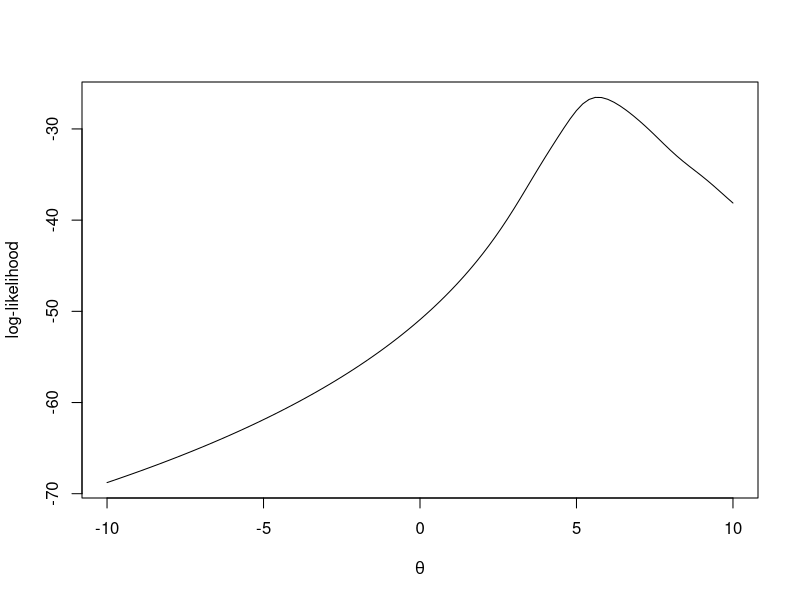
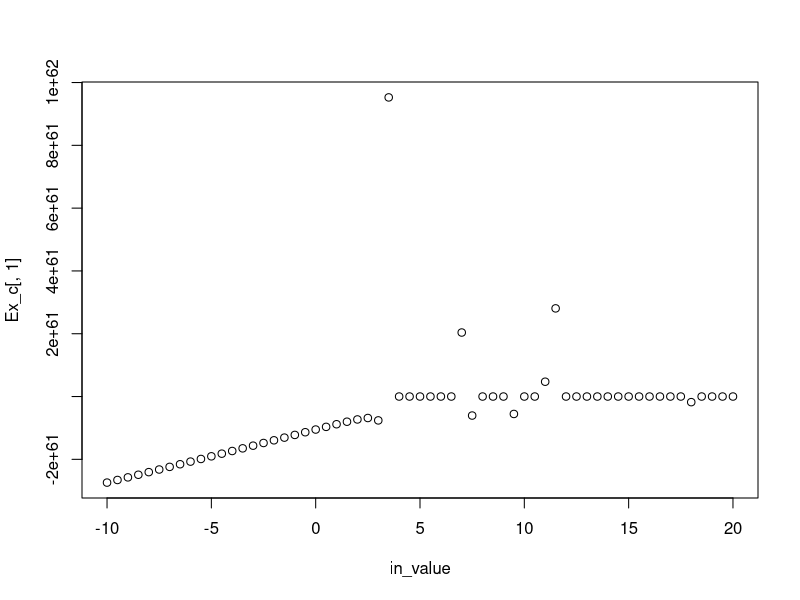
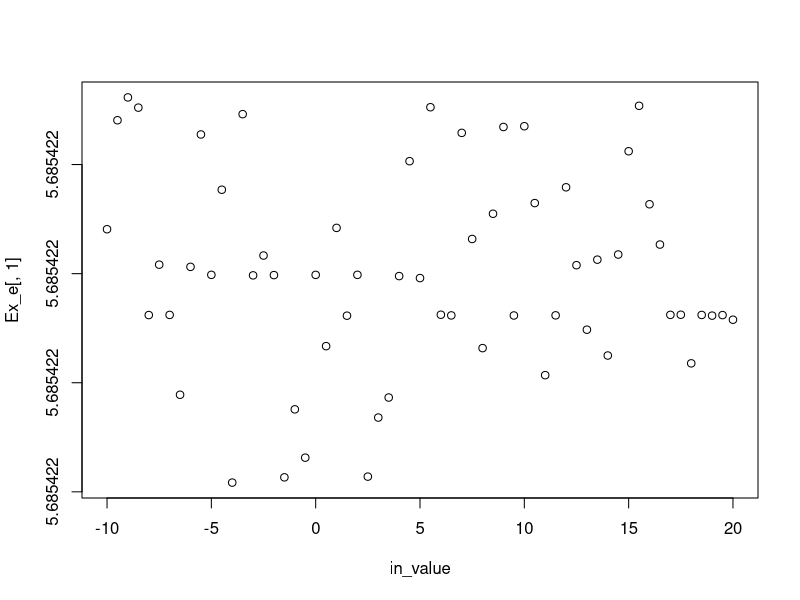

Source code (R) for these figures, in order:
## ---- chunk 1
set.seed(20180909)
n = 10


data <- rcauchy(n,5,1)
in_value = seq(-10, 20, by=0.5);

m <- length(in_value)
y <- c()

Log_like=function(theta)
{
  Hee= -(length(data)*log(pi) + sum(log(1+(theta-data)^2))) #-log
  return(Hee)
}

curve(sapply(x,Log_like),-10,10,xlab=expression(theta), ylab='log-likelihood')
## ---- chunk 2
set.seed(20180909)
n = 10


data <- rcauchy(n,5,1)
in_value = seq(-10, 20, by=0.5);

m <- length(in_value)

first_deri=function(theta){
  first_deri=-2*sum((theta-data)/(1+(theta-data)^2))
  return(first_deri)
}
second_deri=function(theta){
  second_deri=-2*sum((1-(theta-data)^2)/(1+(theta-data)^2)^2)
  return(second_deri)
}

Newton = function(in_value,max, tol=1e-10){
  curr=in_value
  for(i in 1:max)
  {
    update=curr-first_deri(curr)/second_deri(curr)
    if(abs(update-curr)<tol) break
    curr=update
    
  }
  return(c(curr,i))
}


iii=length(in_value)
Ex_c=matrix(0,iii,2)
for(i in 1:iii){
 Ex_c[i,]=Newton(in_value[i], 200) 
  
}
  
  plot(in_value,Ex_c[,1])
  Ex_c[,1]

## ---- chunk 3
  set.seed(20180909)
  n = 10
  
  
  data <- rcauchy(n,5,1)
  in_value = seq(-10, 20, by=0.5);
  
  m <- length(in_value)
  
  first_deri=function(theta){
    first_deri=-2*sum((theta-data)/(1+(theta-data)^2))
    return(first_deri)
  }

 fixed_point=function(in_value,alpha, max=1000, tol=1e-10 ){
   
   curr=in_value
   for(i in 1: max)
   {
     update=curr + (alpha*first_deri(curr))
     if (abs(update-curr)<tol) break
     curr=update
   }
return(c(curr,i))   
  
 }
   
alpha_1 <- alpha_0.64 <- alpha_0.25 <- matrix(0,length(in_value),2)

for(i in 1:length(in_value))
{
  alpha_1[i,]=fixed_point(in_value[i],1,1000)
  alpha_0.64[i,]=fixed_point(in_value[i],0.64,1000)
  alpha_0.25[i,]=fixed_point(in_value[i],0.25,1000)
}

alpha_1[,1]
alpha_0.64[,1]
alpha_0.25[,1]
## ---- chunk 4
set.seed(20180909)
n = 10


data <- rcauchy(n,5,1)
in_value = seq(-10, 20, by=0.5);

m <- length(in_value)

first_deri=function(theta){
  first_deri=-2*sum((theta-data)/(1+(theta-data)^2))
  return(first_deri)
}

Newton = function(in_value,max, tol=1e-10){
  curr=in_value
  for(i in 1:max)
  {
    update=curr+2*first_deri(curr)/10
    if(abs(update-curr)<tol) break
    curr=update
    
  }
  return(c(curr,i))
}


iii=length(in_value)
Ex_e=matrix(0,iii,2)
for(i in 1:iii){
  Ex_e[i,]=Newton(in_value[i], 200) 
  
}

plot(in_value,Ex_e[,1])
Ex_e[,1]
